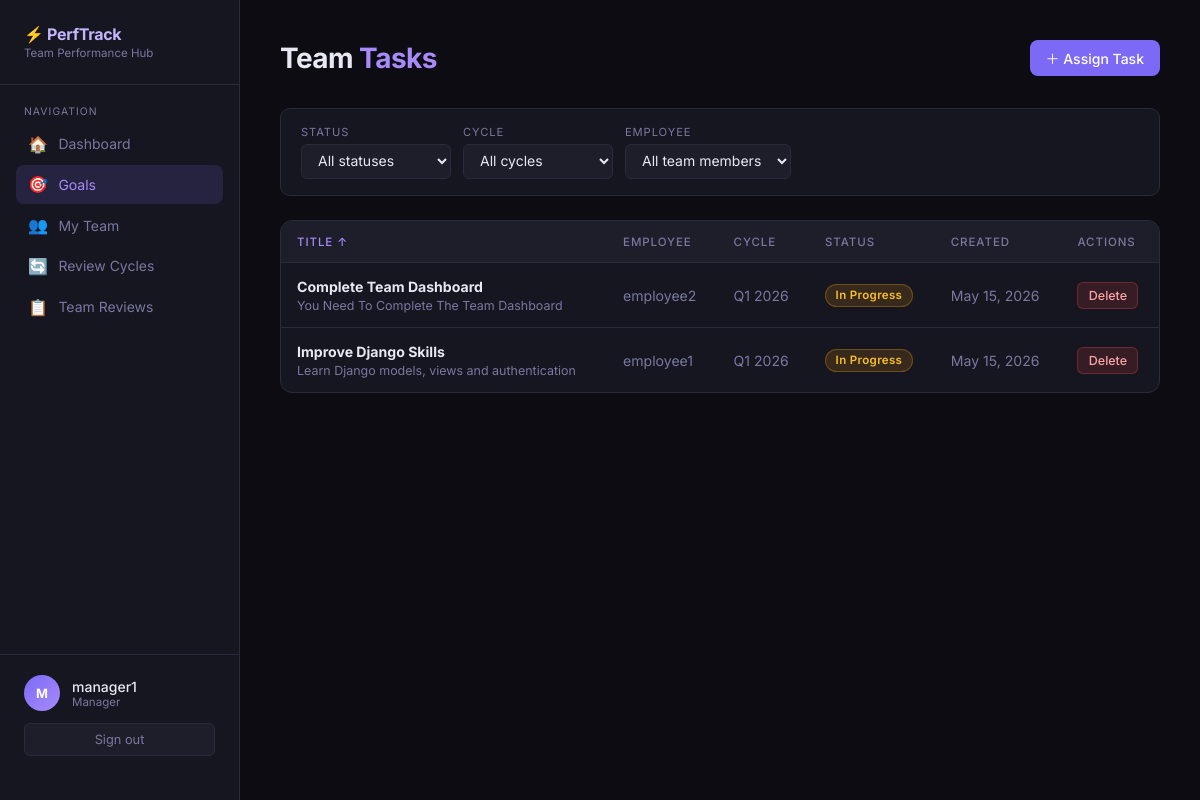
The page /goals/?status=&cycle=&sort=title (signed in) on the database its author committed.
### users/models.py (models this page shows, shortened)
class User(AbstractUser):
    ROLE_CHOICES = (
        ('EMPLOYEE', 'Employee'),
        ('MANAGER', 'Manager'),
    )
    role = models.CharField(
        max_length=20,
        choices=ROLE_CHOICES,
        default='EMPLOYEE'
    )
    manager = models.ForeignKey(
        'self',
        null=True,
        blank=True,
        on_delete=models.SET_NULL,
        related_name='team_members'
    )

### goals/models.py (models this page shows, shortened)
class Goal(models.Model):
    STATUS_CHOICES = (
        ('NOT_STARTED', 'Not Started'),
        ('IN_PROGRESS', 'In Progress'),
        ('COMPLETED', 'Completed'),
    )
    employee = models.ForeignKey(
        settings.AUTH_USER_MODEL,
        on_delete=models.CASCADE
    )
    review_cycle = models.ForeignKey(
        ReviewCycle,
        on_delete=models.CASCADE
    )
    title = models.CharField(max_length=255)
    description = models.TextField(blank=True)
    status = models.CharField(
        max_length=20,
        choices=STATUS_CHOICES,
        default='NOT_STARTED'
    )
    created_at = models.DateTimeField(auto_now_add=True)
    updated_at = models.DateTimeField(auto_now=True)

### cycles/models.py (models this page shows, shortened)
class ReviewCycle(models.Model):
    STATUS_CHOICES = (
        ('OPEN', 'Open'),
        ('UNDER_REVIEW', 'Under Review'),
        ('CLOSED', 'Closed'),
    )
    title = models.CharField(max_length=255)
    start_date = models.DateField()
    end_date = models.DateField()
    status = models.CharField(
        max_length=20,
        choices=STATUS_CHOICES,
        default='OPEN'
    )
    created_by = models.ForeignKey(
        settings.AUTH_USER_MODEL,
        on_delete=models.CASCADE
    )
    created_at = models.DateTimeField(auto_now_add=True)

### goals/views.py (the view)
# urls.py: path('',                        views.goal_list,          name='goal_list'),
@login_required
def goal_list(request):
    user = request.user
    if user.role == 'MANAGER':
        employee_pk = request.GET.get('employee')
        if employee_pk:
            qs = Goal.objects.filter(employee__pk=employee_pk, employee__manager=user)
        else:
            qs = Goal.objects.filter(employee__manager=user)
    else:
        qs = Goal.objects.filter(employee=user)
    qs = qs.select_related('review_cycle', 'employee')
    status_filter = request.GET.get('status', '')
    cycle_filter  = request.GET.get('cycle', '')
    if status_filter:
        qs = qs.filter(status=status_filter)
    if cycle_filter:
        qs = qs.filter(review_cycle__pk=cycle_filter)
    sort = request.GET.get('sort', '-created_at')
    allowed_sorts = {
        'title': 'title', '-title': '-title',
        'status': 'status', '-status': '-status',
        'created_at': 'created_at', '-created_at': '-created_at',
        'cycle': 'review_cycle__title', '-cycle': '-review_cycle__title',
    }
    qs = qs.order_by(allowed_sorts.get(sort, '-created_at'))
    paginator  = Paginator(qs, 10)
    page_obj   = paginator.get_page(request.GET.get('page', 1))
    cycles        = ReviewCycle.objects.order_by('-start_date')
    direct_reports = user.team_members.all() if user.role == 'MANAGER' else []
    return render(request, 'goals/goal_list.html', {
        'page_obj':       page_obj,
        'cycles':         cycles,
        'direct_reports': direct_reports,
        'status_filter':  status_filter,
        'cycle_filter':   cycle_filter,
        'sort':           sort,
        'status_choices': Goal.STATUS_CHOICES,
    })

### templates/goals/goal_list.html (shortened to what this page needs)
{% extends "base.html" %}
{% block nav_goals %}active{% endblock %}
{% block content %}
<div class="page-header">
    <h1 class="page-title">{% if request.user.role == 'MANAGER' %}Team <span>Tasks</span>{% else %}My <span>Goals</span>{% endif %}</h1>
    {% if request.user.role == 'MANAGER' %}
    <a href="{% url 'assign_task' %}" class="btn btn-primary">＋ Assign Task</a>
    {% else %}
    <a href="{% url 'create_goal' %}" class="btn btn-primary">＋ New Goal</a>
    {% endif %}
</div>
<form method="get" class="filter-bar">
    <div class="filter-group">
        <label>Status</label>
        <select name="status" onchange="this.form.submit()">
            <option value="">All statuses</option>
        </select>
    </div>
    <div class="filter-group">
        <label>Cycle</label>
        <select name="cycle" onchange="this.form.submit()">
            <option value="">All cycles</option>
        </select>
    </div>
    {% if direct_reports %}
    <div class="filter-group">
        <label>Employee</label>
        <select name="employee" onchange="this.form.submit()">
            <option value="">All team members</option>
        </select>
    </div>
    {% endif %}
</form>
<div class="table-wrap">
    {% if page_obj.object_list %}
    <table>
        <thead>
            <tr>
                <th>
                    <a href="?status={{ status_filter }}&cycle={{ cycle_filter }}&sort={% if sort == 'title' %}-title{% else %}title{% endif %}"
                       class="{% if sort == 'title' or sort == '-title' %}active{% endif %}">
                        Title {% if sort == 'title' %}↑{% elif sort == '-title' %}↓{% endif %}
                    </a>
                </th>
                {% if request.user.role == 'MANAGER' %}<th>Employee</th>{% endif %}
                <th>
                    <a href="?status={{ status_filter }}&cycle={{ cycle_filter }}&sort={% if sort == 'cycle' %}-cycle{% else %}cycle{% endif %}"
                       class="{% if sort == 'cycle' or sort == '-cycle' %}active{% endif %}">
                        Cycle {% if sort == 'cycle' %}↑{% elif sort == '-cycle' %}↓{% endif %}
                    </a>
                </th>
                <th>
                    <a href="?status={{ status_filter }}&cycle={{ cycle_filter }}&sort={% if sort == 'status' %}-status{% else %}status{% endif %}"
                       class="{% if sort == 'status' or sort == '-status' %}active{% endif %}">
                        Status {% if sort == 'status' %}↑{% elif sort == '-status' %}↓{% endif %}
                    </a>
                </th>
                <th>
                    <a href="?status={{ status_filter }}&cycle={{ cycle_filter }}&sort={% if sort == 'created_at' %}-created_at{% else %}created_at{% endif %}"
                       class="{% if sort == 'created_at' or sort == '-created_at' %}active{% endif %}">
                        Created {% if sort == 'created_at' %}↑{% elif sort == '-created_at' %}↓{% endif %}
                    </a>
                </th>
                <th>Actions</th>
            </tr>
        </thead>
        <tbody>
            {% for goal in page_obj.object_list %}
            <tr>
                <td>
                    <strong>{{ goal.title }}</strong>
                    {% if goal.description %}<p class="muted" style="font-size:0.78rem;margin-top:0.2rem;">{{ goal.description|truncatechars:80 }}</p>{% endif %}
                </td>
                {% if request.user.role == 'MANAGER' %}<td class="muted">{{ goal.employee.username }}</td>{% endif %}
                <td class="muted">{{ goal.review_cycle.title }}</td>
                <td><span class="badge badge-{{ goal.status|lower }}">{{ goal.get_status_display }}</span></td>
                <td class="muted" style="white-space:nowrap;">{{ goal.created_at|date:"M j, Y" }}</td>
                <td>
                    {% if request.user == goal.employee %}
                    <div style="display:flex;gap:0.4rem;flex-wrap:wrap;">
                        <a href="{% url 'update_goal_status' goal.pk %}" class="btn btn-primary btn-sm">Update Status</a>
                        {% if goal.review_cycle.status == 'OPEN' %}
                        <a href="{% url 'edit_goal' goal.pk %}" class="btn btn-ghost btn-sm">Edit</a>
                        <a href="{% url 'delete_goal' goal.pk %}" class="btn btn-danger btn-sm">Delete</a>
                        {% endif %}
                    </div>
                    {% elif request.user.role == 'MANAGER' %}
                    <div style="display:flex;gap:0.4rem;">
                        {% if goal.review_cycle.status == 'OPEN' %}
                        <a href="{% url 'delete_goal' goal.pk %}" class="btn btn-danger btn-sm">Delete</a>
                        {% endif %}
                    </div>
                    {% else %}
                    <span class="muted" style="font-size:0.78rem;">—</span>
                    {% endif %}
                </td>
            </tr>
            {% endfor %}
        </tbody>
    </table>
    {% endif %}
</div>
{% endblock %}

### templates/base.html (shortened to what this page needs)
<!DOCTYPE html>
<html lang="en">
<head>
</head>
<body>
    <div class="layout">
        <aside class="sidebar">
            <div class="sidebar-logo">
                <div class="brand">⚡ PerfTrack</div>
                <div class="brand-sub">Team Performance Hub</div>
            </div>
            <div class="nav-section">
                <div class="nav-label">Navigation</div>
                <a href="/" class="nav-item {% block nav_dashboard %}{% endblock %}">
                    <span class="icon">🏠</span> Dashboard
                </a>
                <a href="/goals/" class="nav-item {% block nav_goals %}{% endblock %}">
                    <span class="icon">🎯</span> Goals
                </a>
                {% if request.user.role == 'MANAGER' %}
                <a href="/team/" class="nav-item {% block nav_team %}{% endblock %}">
                    <span class="icon">👥</span> My Team
                </a>
                {% endif %}
                <a href="/cycles/" class="nav-item {% block nav_cycles %}{% endblock %}">
                    <span class="icon">🔄</span> Review Cycles
                </a>
                {% if request.user.role == 'MANAGER' %}
                <a href="/reviews/" class="nav-item {% block nav_reviews %}{% endblock %}">
                    <span class="icon">📋</span> Team Reviews
                </a>
                {% endif %}
            </div>
            <div class="sidebar-footer">
                <div class="user-info">
                    <div class="avatar">{{ request.user.username|first|upper }}</div>
                    <div>
                        <div class="user-name">{{ request.user.username }}</div>
                        <div class="user-role">
                            {% if request.user.is_superuser %}Admin
                            {% elif request.user.role == 'MANAGER' %}Manager
                            {% else %}Employee{% endif %}
                        </div>
                    </div>
                </div>
                <form method="post" action="/logout/">
                    <button type="submit" class="logout-btn">Sign out</button>
                </form>
            </div>
        </aside>
        <main class="main">
            {% block content %}{% endblock %}
        </main>
    </div>
</body>
</html>

### rows shown on the page
User: user.username|first "M", user.username "manager1"
Goal: title "Complete Team Dashboard", description "You Need To Complete The Team Dashboard", employee.username "employee2", review_cycle "Q1 2026", status "In Progress", created_at "May 15, 2026", shows "Delete"
Goal: title "Improve Django Skills", description "Learn Django models, views and authentication", employee.username "employee1", review_cycle "Q1 2026", status "In Progress", created_at "May 15, 2026", shows "Delete"
